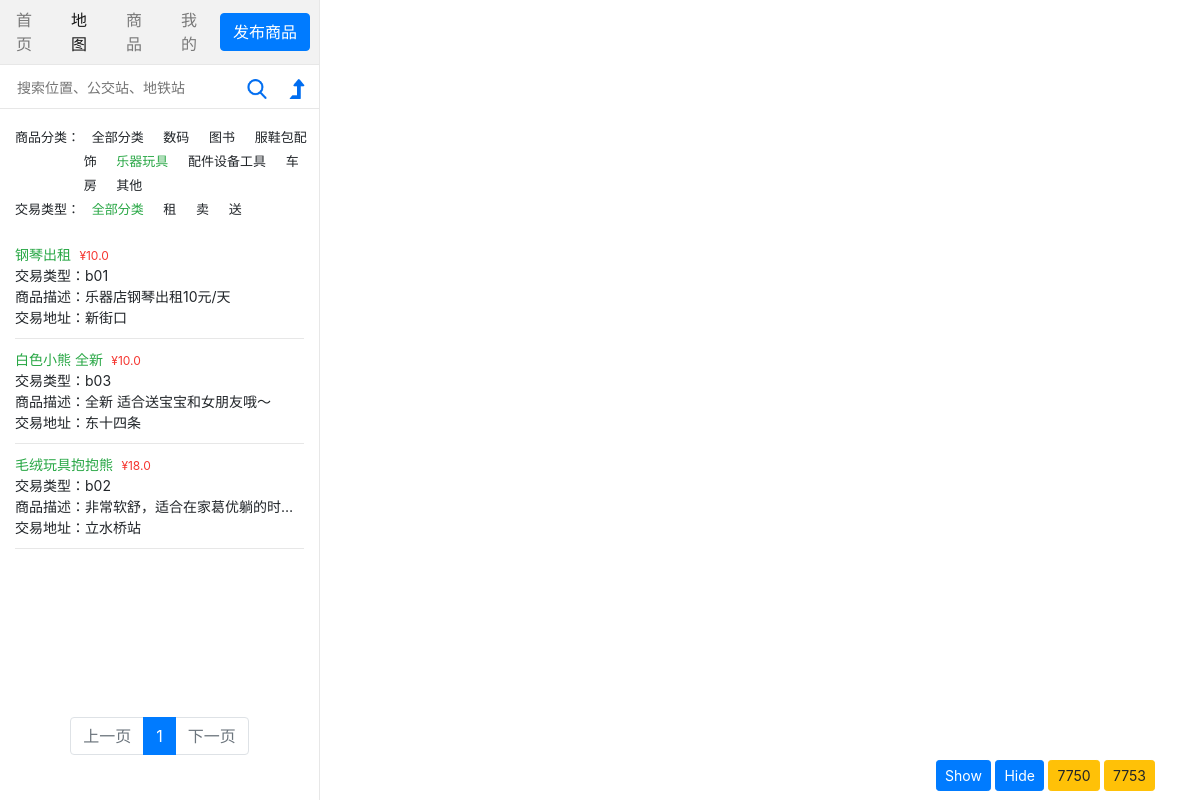
The app's page /goods/map/c04/ with its own data.
### goods/models.py (models this page shows)
class Goods_detail(models.Model):
    Detail_Cat = {
        ('c01', '数码产品'),
        ('c02', '图书'),
        ('c03', '服鞋包配饰'),
        ('c04', '乐器玩具'),
        ('c05', '配件设备工具'),
        ('c06', '车房'),
        ('c0', '其他')
    }
    Large_Cat = (
        ('b01', '租'),
        ('b02', '卖'),
        ('b03', '送')
    )
    title = models.CharField(max_length=20)
    description = models.CharField(max_length=200)
    category = models.CharField(max_length=20, choices=Detail_Cat)
    large_category = models.CharField(max_length=10, choices=Large_Cat)
    price = models.FloatField()
    phone = models.CharField(max_length=20)
    pub_date = models.DateTimeField(default=django.utils.timezone.now)
    address = models.CharField(max_length=100)
    img_1 = models.ImageField(default="img_upload/001.png", upload_to="img_upload")
    img_2 = models.ImageField(default="img_upload/001.png", upload_to="img_upload")
    img_3 = models.ImageField(default="img_upload/001.png", upload_to="img_upload")
    coordinate_x = models.FloatField()
    coordinate_y = models.FloatField()
    class Meta:
        db_table = 'goods_detail'

### goods/views.py (the view)
# urls.py: path('map/<str:category>/', views.mapCorB, name='mapCorB'),
def mapCorB(request, category):
    if request.method == 'POST':
        return map(request)
    else:
        latest_good_list = Goods_detail.objects.filter(Q(category=category) | Q(large_category=category))
        paginator = Paginator(latest_good_list, 5)
        page = request.GET.get('page', 1)
        try:
            contacts = paginator.page(page)
        except PageNotAnInteger:
            contacts = paginator(1)
        except EmptyPage:
            contacts = paginator.page(paginator.num_pages)
        context = {"contacts": contacts, 'cat_text': category}
        return render(request, 'goods/map/c01.html', context)

### goods/templates/goods/map/c01.html (shortened to what this page needs)
{% load static %}
<!DOCTYPE html>
<html>
<head>
    <link rel="stylesheet" href="https://stackpath.bootstrapcdn.com/bootstrap/4.1.3/css/bootstrap.min.css">
    <link rel="stylesheet" href="http://www.minedata.cn//minemapapi/v2.0.0/minemap.css">
    <link rel="stylesheet" href="{% static 'goods/map.css' %}">
</head>
<body>
<div class="container-left">
    <nav class="navbar navbar-expand-md navbar-light bg-light">
        <a class="nav-link" href="javascript:void(0)">首页</a>
        <a class="nav-link active" href="http://127.0.0.1:8000/goods/map">地图</a>
        <a class="nav-link" target="_blank" href="http://127.0.0.1:8000/goods/product">商品</a>
        <a class="nav-link" target="_blank" href="javascript:void(0)">我的</a>
        <button type="button" id="publish" class="btn btn-primary" data-toggle="modal" data-target="#exampleModalCenter" style="white-space: normal">发布商品</button>
    </nav>
    <div id="content">
        <section id="search">
            <input type="text" id="searchText" class="input_it" placeholder="搜索位置、公交站、地铁站">
            <i class="search_img" id="searchbtn">
                <img class="img-responsive imgbtn" src="{% static 'goods/images/search.png' %}">
            </i>
            <i class="search_img" id="navarrow">
                <img class="img-responsive imgbtn" src="{% static 'goods/images/level-up.png' %}">
            </i>
        </section>
    </div>
    <div id="product_list">
        <div class="checkbox_top">
            <label>商品分类：</label>
            <div class="list_cat" id="list_cat_1">
                <a id="c00">全部分类</a>
                <a id="c01">数码</a>
                <a id="c02">图书</a>
                <a id="c03">服鞋包配饰</a>
                <a id="c04">乐器玩具</a>
                <a id="c05">配件设备工具</a>
                <a id="c06">车房</a>
                <a id="c07">其他</a>
            </div>
        </div>
        <div class="checkbox_top">
            <label>交易类型：</label>
            <div class="list_cat" id="list_cat_2">
                <a id="b00">全部分类</a>
                <a id="b01">租</a>
                <a id="b02">卖</a>
                <a id="b03">送</a>
            </div>
        </div>
        <div id="goodlist">
            <ul>
                {% for good in contacts.object_list %}
                    <li id={{ good.id }} class="good_list">
                        <div style="cursor: pointer;" class="good_general">
                            <p><span class="good-title">{{ good.title }}</span><span class="price">	&#165;{{ good.price }}</span></p>
                            <p>交易类型：<span class="large-category">{{ good.large_category }}</span></p>
                            <p>商品描述：<span class="description">{{ good.description }}</span></p>
                            <p>交易地址：<span class="address">{{ good.address }}</span></p>
                        </div>
                    </li>
                {% endfor %}
            </ul>
        </div>
        <nav aria-label="Page navigation example">
            <ul class="pagination justify-content-center">
                {% if contacts.has_previous %}
                    <li class="page-item">
                        <a class="page-link" href="?page={{ contacts.previous_page_number }}" tabindex="-1">上一页</a>
                    </li>
                    <li class="page-item">
                        <a class="page-link" href="?page={{ contacts.previous_page_number }}">{{ contacts.previous_page_number }}
                        </a>
                    </li>
                {% else %}
                    <li class="page-item disabled">
                        <a class="page-link" href="javascript:void(0)" tabindex="-1">上一页</a>
                    </li>
                {% endif %}
                <li class="page-item active">
                    <a class="page-link" href="?page={{ contacts.number }}">{{ contacts.number }}</a>
                </li>
                {% if contacts.has_next %}
                    <li class="page-item" >
                        <a class="page-link" href="?page={{ contacts.next_page_number }}">{{ contacts.next_page_number  }}</a>
                    </li>
                    <li class="page-item">
                        <a class="page-link" href="?page={{ contacts.next_page_number  }}">下一页</a>
                    </li>
                {% else %}
                    <li class="page-item disabled">
                        <a class="page-link" href="javascript:void(0)">下一页</a>
                    </li>
                {% endif %}
            </ul>
        </nav>
    </div>
</div>
<div id="map" class="minemap-map mode-simple_select mouse-none">
    <div id="buttons">
        <button id="show-listings" class="btn btn-primary btn-sm">Show</button>
        <button id="hide-listings" class="btn btn-primary btn-sm">Hide</button>
        <button onclick="toggle(7750)" class="btn btn-warning btn-sm">7750</button>
        <button onclick="toggle(7753)" class="btn btn-warning btn-sm">7753</button>
    </div>
</div>
</body>
</html>

### goods/static/goods/map.css (style rules this page uses)
html,body { height:100%; margin:0; padding:0; }
.navbar { padding: 0!important; }
.bg-light { background-color: #f2f2f2!important; }
.navbar a { color: rgba(0,0,0,.5); width: 55px; }
.navbar a.active { color: rgba(0,0,0,.9); }
#map { bottom:0; height:100%; left:320px; position: absolute; right:0; }
.container-left { height:100%; width:320px; position: relative; border-right:1px solid #e7e7e7; }
#content { position: relative; }
ul { padding: 0; }
li { list-style: none; }
img { cursor: pointer; }
#search { box-sizing: border-box; height:45px; line-height: 45px; border-top: 1px solid #e7e7e7; border-bottom: 1px solid #e7e7e7; }
#searchText { font-size:14px; height: 25px; width: 220px; border:none; margin-left: 15px; }
.search_img { display: inline-block; height: 45px; width: 35px; text-align: center; }
.imgbtn { display: inline-block; height: 20px; width: 20px; margin: 0 auto; }
#buttons { position: absolute; bottom: 9px; right: 45px; z-index: 2; }
#goodlist { height: calc(100vh - 317px); margin-top: 5px; overflow: auto; }
#goodlist p { margin: 0; white-space: nowrap; overflow: hidden; text-overflow: ellipsis; }
#goodlist ul li { margin: 0px 15px; padding: 10px 0; border-bottom: 1px solid #e7e7e7; }
.good-title { color: #28a745; font-size: 14px; }
.checkbox_top { font-size: 13px; padding-left: 15px; line-height: 24px; }
.list_cat { display: inline-block; width: 230px; vertical-align: top; }
.list_cat a { padding: 0 8px; text-decoration: none; color: #212529; }
.checked_a { color: #28a745 !important; }
.good_list p { font-size: 14px; }
.price { color: #f53731; font-size: 12px; padding-left: 5px; }

### records on screen
Goods_detail: title "钢琴出租", price "10.0", large_category "b01", description "乐器店钢琴出租10元/天", address "新街口"
Goods_detail: title "白色小熊 全新", price "10.0", large_category "b03", description "全新 适合送宝宝和女朋友哦～", address "东十四条"
Goods_detail: title "毛绒玩具抱抱熊", price "18.0", large_category "b02", description "非常软舒，适合在家葛优躺的时…", address "立水桥站"

### other values on screen
{{ contacts.number }} "1"
